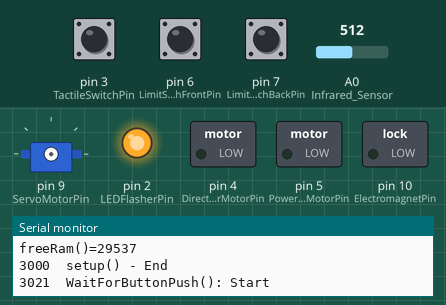
Simulated run of this sketch. Board: Arduino Uno, built with avr-gcc and run on an emulated ATmega328P. On the bench: servo, switched loads named in the sketch (green lamp = pin HIGH), output pins drawn as LEDs (lit = HIGH), the last lines printed to the serial monitor. The inputs (shaded band) are chosen by the test bench; at power-on: pin 3 (TactileSwitchPin) HIGH, pin 6 (LimitSwitchFrontPin) LOW, pin 7 (LimitSwitchBackPin) LOW, A0 (Infrared_Sensor) = 512.

Above: at 4.2 s.
4.3 s: pin 3 (TactileSwitchPin) pulled LOW for 0.15 s
At 7.0 s:
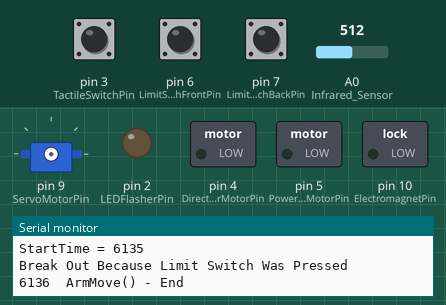
7.4 s: pin 6 (LimitSwitchFrontPin) pulled HIGH for 3.2 s
At 9.5 s:
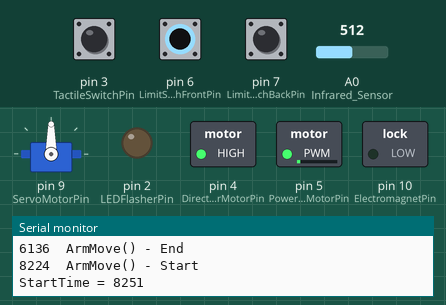
At 28.8 s:
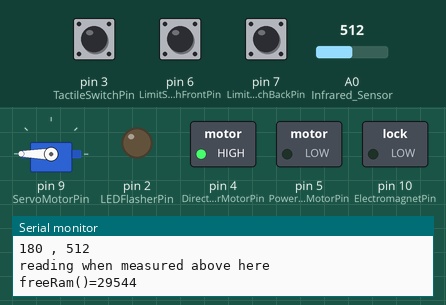
Timing chart, 0 to 29.0 s (numbered marks = the images above; inputs shaded):
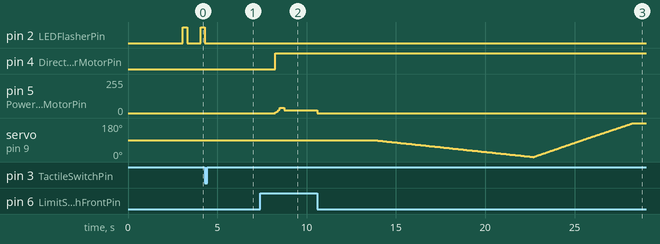

Measured:
- after the input at 4.3 s, pin 2 (LEDFlasherPin): goes on until 4.3 s, then stays LOW
- after the input at 7.4 s, pin 5 (PowerGearMotorPin): 0/255 → 40/255 after 0.85 s, → 20/255 0.50 s later, → 0/255 1.9 s later

The sketch:

RobotCodeNovember302013Copy11.ino
```cpp
//Written by Kenton Smith
//Last Updated 12/1/2013

//Include Arduino Servo Library

#include <Servo.h>;
#include "Arduino.h";

Servo KentonServo;

//Label Each Digital to Something Pertaining to its Function
//And Set it Equal to a Pin Number on the Arduino

const int LEDFlasherPin = 2;
const int TactileSwitchPin = 3;
const int PowerGearMotorPin = 5;
const int DirectionGearMotorPin = 4; //Ground is Backwards rotation (towards the circuit; Positive is forwards rotation (away from circuit)
const int LimitSwitchFrontPin = 6;
const int LimitSwitchBackPin = 7;
const int ElectromagnetPin = 10;
const int ServoMotorPin = 9;

const unsigned long MaxMotorTimeOn = 2500;
boolean DirectionForward = false;

//Infrared Sensor Readings
const int MinServoAngle = 0;
const int MaxServoAngle = 180;
int InfraredVoltageReadings [MaxServoAngle + 1];

// In worst case (average size N = 1), array would be as large as raw data array
int RollingAverageIrReadings [MaxServoAngle + 1];

const int ThresholdIRVoltage = 585; //~~~~~~~~~~~~~~~~~~~~~~~~~~~~~~~~~~~~~~~~~~~~~~~~~~~~~~~~~~~~~~~~~

// assumes: 10 samples, each one degree apart.
const int RollingAverageSampleSize = 5; //Bob's

//const int RollingAverageWidth = 5;

//int RollingAverageSet [(MaxServoAngle/RollingAverageWidth) + 1];   //IS THIS RIGHT?!?!?!?!?

const int InvalidAngle = -1;
const int InvalidPin = -1;
boolean UsbConnectedToPc = true;
boolean startbutton = false;
const int AngleOffset = 23; //used to account for differences in position for electromagnet and infrared scanner.  also here for slight imperfections in algorithm.

int freeRam ()
{
  extern int __heap_start, *__brkval;
  int v;
  return (int) &v - (__brkval == 0 ? (int) &__heap_start : (int) __brkval);
}

// http://playground.arduino.cc/Code/AvailableMemory
void LogFreeMemory(void)
{
    //Serial.print("freeMemory()=");
    //Serial.println(freeMemory());
    Serial.print("freeRam()=");
    Serial.println(freeRam());
    delay(1000);
}

void ArmMove(boolean Forward)
{
  //~~~~~~~~~~~~~~~~~~~~~~~~~~~~~~~~~~~~~~~~~~~~~~~~~~~~~~~~~~~~~~~~~~~~~~
  //Moves Gear Motor to Scan Position
  int LimitSwitchPin = InvalidPin;
  int Acceleration = 0;
  const unsigned long RampUpTime = 250;
  const unsigned long MaxPowerTime = 250;
  String msg;

  //Serial.println(F("ArmMove() - Start"));
  DebugPrint("ArmMove() - Start");

  int MaxMotorSpeed = 0; //scale of 0-255 analogWrite(255) is 100%
  int SteadyMotorSpeed = 0;

  if (Forward == true)
  {
    digitalWrite(DirectionGearMotorPin, HIGH); //Will rotate forward
    LimitSwitchPin = LimitSwitchFrontPin;
    Acceleration = 5;
    MaxMotorSpeed = 40;
    SteadyMotorSpeed = 20;
  }
  else
  {
    digitalWrite(DirectionGearMotorPin, LOW); //Will rotate forward
    LimitSwitchPin = LimitSwitchBackPin;
    Acceleration = 15;
    MaxMotorSpeed = 255;
    SteadyMotorSpeed = 175;
  }

  unsigned long StartTime = 0;
  StartTime = millis();

  Serial.print(F("StartTime = "));
  Serial.println(StartTime);

  //Checks if it hits the FrontLimitSwitch or its time on exceeds MaxMotorTimeOn
  int MotorSpeed = 0;
  unsigned long ElapsedTime = 0;
  while(true)
  {
    ElapsedTime = (millis() - StartTime);
    if (ElapsedTime > MaxMotorTimeOn)
    {
     break;
    }
    else
    {
      if (ElapsedTime < RampUpTime)
      {
        MotorSpeed += Acceleration;
//        if (MotorSpeed > MaxMotorSpeed)
//        {
//          MotorSpeed = MaxMotorSpeed;
//        }
        // sanity check
        MotorSpeed = constrain(MotorSpeed, 0, MaxMotorSpeed);
      }
      else
      {
        if (ElapsedTime < (MaxPowerTime + RampUpTime))
        {
          MotorSpeed = MaxMotorSpeed;
        }
        else
        {
          MotorSpeed = SteadyMotorSpeed;
        }
      }
    }
//    msg = "MotorSpeed = ";
//    msg += MotorSpeed;

    analogWrite(PowerGearMotorPin, MotorSpeed);

    if (digitalRead(LimitSwitchPin) == LOW)
    {
      Serial.println(F("Break Out Because Limit Switch Was Pressed"));
      break;
    }
    if ((millis() - StartTime) > MaxMotorTimeOn)
    {
      //Serial.println(F("Break Out Because Of Timeout")) ;
      DebugPrint("Break Out Because Of Timeout") ;
      break;
    }
    delay(50);
  } //End While Loop

  // Arm off
  analogWrite(PowerGearMotorPin, 0);

  //Serial.println(F("ArmMove() - End"));
  DebugPrint("ArmMove() - End");
}

void ClearInfraredScanData(void)
{
  for (int i = MinServoAngle; i <= MaxServoAngle; i++)
  {
    InfraredVoltageReadings[i] = 0;
  }
}

void ClearRollingAverageIrReadings(void)
{
  for (int i = MinServoAngle; i <= MaxServoAngle; i++)
  {
    RollingAverageIrReadings[i] = 0;
  }
}

//void LogInfraredScanData(void)
//{
//  String msg;
//  //DebugPrint("LogInfraredScanData() - Start");
//  for (int i = MinServoAngle; i < MaxServoAngle; i++)
//  {
//    msg = ""; // separate from leading milliseconds time
//    msg += i;
//    msg += " , ";
//    msg += InfraredVoltageReadings[i];
//    //DebugPrint(msg);
//    Serial.println(msg);
//    delay(500);
//  }
//}

void LogRollingAverageIrData(void)
{
  String msg;
  for (int i = MinServoAngle; i < MaxServoAngle; i++)
  {
    msg = "";  // separate from leading milliseconds time
    msg += i;
    msg += " , ";
    msg += RollingAverageIrReadings[i];
    Serial.println(msg);
    delay(500);
  }
}

void InfraredScan()          /////////////////////////////~~~~~~~~~~~~~~~~~~~~~~~~~~~~
{
  MoveServoSmoothly(MinServoAngle, 1);
  KentonServo.attach(ServoMotorPin);

  ClearInfraredScanData();
  for (int i = MinServoAngle; i < MaxServoAngle  + 1 ; i++)
  {
    KentonServo.write(i);
    InfraredVoltageReadings[i] = analogRead(A0);
    Serial.print(i);
    Serial.print(F(" , "));
    Serial.println(InfraredVoltageReadings[i]);
    Serial.flush();
    // this delay might not be needed
    delay(20); //takes 20 ms x 180 = 3.6 seconds to scan
  }

  KentonServo.detach();
  Serial.println(F("reading when measured above here"));
//  String msg;
//  for (int i = MinServoAngle ; i < MaxServoAngle; i++)
//  {
//    msg = "";  // separate from leading milliseconds time
//    msg += i;
//    msg += " , ";
//    msg += InfraredVoltageReadings[i];
//    Serial.println(msg);
//    delay(20);
//  }
}

int FindObjectLowerEdge()
{
  MoveServoSmoothly(MinServoAngle,2);

  int FoundAngle = InvalidAngle;
  for (int i = MinServoAngle ; i <= MaxServoAngle ; i++)
  {
    if (RollingAverageIrReadings[i] > ThresholdIRVoltage)
    {
      FoundAngle = i;
      break;
    }
  }
  return FoundAngle;
}

int FindObjectUpperEdge()
{
  MoveServoSmoothly(MaxServoAngle,2);
  int FoundAngle = InvalidAngle;
  for (int i = MaxServoAngle ; i >= MinServoAngle ; i--)
  {
    if (RollingAverageIrReadings[i] > ThresholdIRVoltage)
    {
      FoundAngle = i;
      break;
    }
  }
  return FoundAngle;
}

int FindObject()
{
  int FoundAngle = InvalidAngle;
  int LowerEdge = FindObjectLowerEdge();
  int UpperEdge = FindObjectUpperEdge();

  if ((LowerEdge != InvalidAngle) && (UpperEdge != InvalidAngle))
  {
    FoundAngle = (LowerEdge + UpperEdge)/2 ;          //Can tweak because of electromagnet
  }
  return FoundAngle;
}
//void InfraredScanOld()
//{
//  //DebugPrint("x");
//  DebugPrint("InfraredScan() - Start");
//  ClearInfraredScanData();
//  //DebugPrint("Raw data before scan:");
//  //LogInfraredScanData();
//
//  //Infrared Sensor Scan While ServoMotor Swivels
//  int StartingAngle = 0;
//  //int i = 0;
//  //KentonServo.write(StartingAngle);  //Servo to 0 degrees
//
//  // Go to the starting position of the IR sensor scan
//  int AngleMove = StartingAngle;
//  int AngleIncrementPerMove = 2;
//  MoveServoSmoothly(AngleMove, AngleIncrementPerMove);
//
//  for (int i = StartingAngle; i < MaxServoAngle; i++)
//  {
//    KentonServo.write(i);
//    InfraredVoltageReadings[i] = analogRead(A0);
//
//    // this delay might not be needed
//    delay(20); //takes 20 ms x 180 = 3.6 seconds to scan
//  }
  //Prints Raw Data for debug purposes (see if there any glitches or spikes in reading values)
  //for (i=StartingAngle; i < MaxServoAngle; i++)
  //{
//    String msg;
//    msg = i;
//    msg += " ";
//    msg += InfraredVoltageReadings[i];
//    DebugPrint(msg);
  //}

//  DebugPrint("Raw data after scan:");
//  LogInfraredScanData();

//Gets Rolling Average Set
/*void KentonRollingAverageSet()  //~~~~~~~~~~~~~~~~~~~~~~~~~~~~~~~~~~~~~~~~~~~~~
{
  int SumRollingAverage;

  for (int i = MinServoAngle; i < MaxServoAngle; i+= RollingAverageWidth)
  {
    SumRollingAverage = 0;
    for (int j = i; j < RollingAverageWidth ; j++)
    {
      SumRollingAverage += InfraredVoltageReadings[j];
    }

    if (i < RollingAverageWidth)
    {
      RollingAverageSet[i] = SumRollingAverage;
    }
    else
    {
      RollingAverageSet[(i/RollingAverageWidth)] = SumRollingAverage;
    }
  }

}
*/
// KENTON - this stuff was previously in InfraredScan()
//  CalculateRollingAverageIrReadings();
//
//  LogRollingAverageIrData();
//
//  DebugPrint("InfraredScan() - End");
//  //DebugPrint("x");

//int KentonAngleFilter();
//  int Threshold = 0;
//  for (int i = 0; i < (MaxServoAngle/RollingAverageWidth); i++)
//  {
//    if (RollingAverageSet[i] > Threshold)
//   {
//
//   }
//    else
//
//  }

void CalculateRollingAverageIrReadings(void)
{
  Serial.println(F("CalculateRollingAverageIrReadings() - Start"));
  ClearRollingAverageIrReadings();

  // for each rolling average, this is the position that we assign the average
  int Offset = RollingAverageSampleSize / 2;

  int CurrentAngle = MinServoAngle;
  // Logic should work in extreme case (one data point): MinServoAngle = 0, MaxServoAngle = 0, RollingAverageSampleSize = 1
  while ((CurrentAngle + RollingAverageSampleSize - 1) <= MaxServoAngle)
  {
    int Sum = 0;
    for (int i = CurrentAngle; i < (CurrentAngle + RollingAverageSampleSize); i++)
    {
      Sum += InfraredVoltageReadings[i];
    }
    int Average = Sum / RollingAverageSampleSize;

    int IndexRolling = CurrentAngle + Offset;

    // Sanity check
//    if (IndexRolling < MinServoAngle)
//    {
//      IndexRolling = MinServoAngle;
//    }
//    if (IndexRolling > MaxServoAngle)
//    {
//      IndexRolling = MaxServoAngle;
//    }
    IndexRolling = constrain(IndexRolling, MinServoAngle, MaxServoAngle);

    RollingAverageIrReadings[IndexRolling] = Average;


    Serial.print(IndexRolling);
    Serial.print(F(" , "));
    Serial.println(RollingAverageIrReadings[IndexRolling]);
    Serial.flush();

    CurrentAngle += 1;

  } // end while
  //DebugPrint("CalculateRollingAverageIrReadings() - End");
  Serial.println(F("CalculateRollingAverageIrReadings() - End"));

}

//Pickup at correct infrared reading range
//  if
//  {
//
//  }
//~~~~~~~~~~~~~~~~~~~~~~~~~~~~~~~~~~~~~~~~~~~~~~~~~~~~~~~~~~~~~~~~


void DebugPrint(String msg)
{
    if (UsbConnectedToPc == true)
    {
      String msg2;
      long timeSinceStartup;
      timeSinceStartup = millis();
      msg2 += timeSinceStartup;
      msg2 += "  ";
      msg2 += msg;
      //Serial.println(msg);
      Serial.println(msg2);

      // experiment 12-1-2013
      Serial.flush();
    }
}

void WaitForButtonPush()
{
    DebugPrint("WaitForButtonPush(): Start");
    startbutton=false;


//-------------Watchdog code
  while (! startbutton) {        // stay in this loop until button pressed
    digitalWrite(LEDFlasherPin,HIGH); // LED on
    for(int i=0;i<10;i++) {
      delay(25);                 // wait a bit
      if (digitalRead(TactileSwitchPin) == LOW)  // check button
        startbutton=true;        // button is pressed
    }
    digitalWrite(LEDFlasherPin,LOW);  // LED off
    for(int i=0;i<30;i++) {
      delay(25);
      if (digitalRead(TactileSwitchPin) == LOW)
        startbutton=true;
    }
  } // end of while loop

  DebugPrint("WaitForButtonPush(): Le Button was pushed");
}

void HomeArm(void)
{
  delay(2000);
  //DebugPrint("HomeArm() - Arm is Moving Backward");
  ArmMove(false);
  delay(2000);
}

void RobotCode()
{
  //DebugPrint("Arm is Moving Forward");
  ArmMove(true);
  delay(2000);
  //DebugPrint("Arm is Moving Backward");
  ArmMove(false);
  delay(2000);
}

void LogServoReadAngle(void)
{
  String msg;
  int ReadAngle = 0;
  ReadAngle = KentonServo.read();
  msg = "Servo ReadAngle = ";
  msg += ReadAngle;
  DebugPrint(msg);
}

void HomeServo(void)
{
  //DebugPrint("HomeServo() - Start");
  int Angle = 90;
  int AngleIncrement = 2;
  MoveServoSmoothly(Angle, AngleIncrement);
  //DebugPrint("HomeServo() - End");
}

// Move servo smoothly to angle
void MoveServoSmoothly(int angle, int angleIncrement)
{
  KentonServo.attach(ServoMotorPin);
  String msg;
  //DebugPrint("MoveServo() - Start");
  if ((angle < 0) || (angle > 180))
  {
    angle = 90;
  }
  if ((angleIncrement < 0) || (angleIncrement > 30))
  {
    angleIncrement = 2;

  }

  const unsigned long LoopDelayMilliSec = 100;

//  msg = "angle = ";
//  msg += angle;
//  msg += ", angleIncrement = ";
//  msg += angleIncrement;
//  DebugPrint(msg);
  int CurrentAngle = 0;
  CurrentAngle = KentonServo.read();
  //DebugPrint("Initial angle:");
  //LogServoReadAngle();

  int sign = 1;
  if (angle < CurrentAngle)
  {
    sign = -1;
  }

  while (true)
  {
    KentonServo.write(CurrentAngle);

    if (CurrentAngle == angle)
    {
      // reached final position
      break;
    }

    if (sign > 0)
    {
      CurrentAngle += angleIncrement;
      if (CurrentAngle > angle)
      {
        // Will end at next loop iteration
        CurrentAngle = angle;
      }
    }
    else
    {
      CurrentAngle -= angleIncrement;
      if (CurrentAngle < angle)
      {
        // Will end at next loop iteration
        CurrentAngle = angle;
      }
    }

    delay(LoopDelayMilliSec);
  } // end while

  //DebugPrint("Final angle:");
  //LogServoReadAngle();
  //DebugPrint("MoveServo() - End");
  KentonServo.detach();
}

void UnitTestArm1(void)
{
  Serial.println(F("UnitTestArm1() - Start"));
  WaitForButtonPush();
  //Serial.println(F("HomeArm"));
  //HomeArm();
  LogFreeMemory();
  delay(5000);
  Serial.println(F("Arm Backward"));
  ArmMove(false);
  delay(5000);
  Serial.println(F("Arm Forward"));
  ArmMove(true);
  delay(5000);
  Serial.println(F("Arm Backward"));
  ArmMove(false);
  delay(5000);
  Serial.println(F("Arm Forward"));
  ArmMove(true);
  delay(5000);
  LogFreeMemory();
  Serial.println(F("UnitTestArm1() - End"));
}

void UnitTestServo1(void)
{
  Serial.println(F("UnitTestServo1() - Start"));
  WaitForButtonPush();
  LogFreeMemory();
  MoveServoSmoothly(90,2);
  delay(1000);
  MoveServoSmoothly(30,2);
  delay(1000);
  MoveServoSmoothly(120,2);
  delay(1000);
  HomeServo();
  LogFreeMemory();
  Serial.println(F("UnitTestServo1() - End"));

}

void Electromagnet(void)
{
  Serial.println(F("Electromagnet() - Start - magnet ON in 5 seconds ..."));
  delay(5000); //gives time for paper clip to be positioned
  digitalWrite(ElectromagnetPin, HIGH);
  delay(2000); //gives time for paper clip to be attracted
  ArmMove(false);
  delay(1000); //waits for any bounce in the arm to subside so that
  digitalWrite(ElectromagnetPin, LOW);
  delay(2000); // time to drop, else booger shake required.
  Serial.println(F("Electromagnet() - End - magnet OFF"));
}

void setup()
{
  Serial.begin(9600);
  delay(1000);
  //DebugPrint("setup() - Start");

  //Assign Digital Pins

  pinMode(LEDFlasherPin, OUTPUT); //Pin 2
  pinMode(TactileSwitchPin, INPUT); //Pin 3
  pinMode(PowerGearMotorPin, OUTPUT); //Pin 4
  pinMode(DirectionGearMotorPin, OUTPUT); //Pin 5
  pinMode(LimitSwitchFrontPin, INPUT); //Pin 6
  pinMode(LimitSwitchBackPin, INPUT); //Pin 7
  pinMode(ElectromagnetPin, OUTPUT);  //Pin 8
  pinMode(ServoMotorPin, OUTPUT);  //Pin 9

  // Assign Analog Pin for Infrared Sensor
  pinMode(A0, INPUT); // Infrared Sensor

  //HomeArm();

  //Set up Servo Motor
  //DebugPrint("KentonServo.attach(ServoMotorPin); - Does this attach command force a move also?");
  //KentonServo.attach(ServoMotorPin);
  delay(1000);
  //KentonServo.write(90); //Sets the servo's position mid-way through its range (0-180 degrees)
  //HomeServo();

  LogFreeMemory();

  DebugPrint("setup() - End");
}

void loop()
{
//  UnitTestArm1();
//  return; // debug exit early
//  UnitTestServo1();
//  return;

//  WaitForButtonPush();
//  Electromagnet();
//  return;


  WaitForButtonPush();
  LogFreeMemory();
  //HomeArm();
  ArmMove(false);
  delay(2000);
  HomeServo();
  ArmMove(true);
  delay(2000);
  LogFreeMemory();
  InfraredScan();
  LogFreeMemory();
  CalculateRollingAverageIrReadings();
  int FoundAngle = FindObject();

  if (FoundAngle != InvalidAngle)
  {
    MoveServoSmoothly((FoundAngle - AngleOffset), 2);  //Can change speed
    Serial.print(F("Found Object At Angle = "));
    Serial.println(FoundAngle);
  }
  else
  {
    Serial.println(F("Could Not Find Object"));
  }
  delay(5000);

  Electromagnet();


//  pinMode(8, HIGH);
//  delay(1000000000000000);   ELECTROMAGNET FUNCTION YO  //~~~~~~~~~~~~~~~~~~~~~~~~~~~~
//  ArmMove(false);
  return;

//  delay(1000);
//  MoveServoSmoothly(0, 2);
//  delay(1000);
//  KentonInfraredScan();
//  delay(1000);
//  //KentonRollingAverageSet();
//  delay(2000);
//  DebugPrint("arm backward");
//  ArmMove(false);
//


//  String msg;
//  WaitForButtonPush();
//  DebugPrint("loop() - start");
//  delay(2000);
//  int ReadDegrees;
//  ReadDegrees = KentonServo.read();
//  msg = "ReadDegrees = ";
//  msg += ReadDegrees;
//  DebugPrint(msg);
//  for (int i = 30; i < 150 ; i++)
//  {
//    KentonServo.write(i);
//    delay(100);
//  }


//  if (false)
//  {
//    // Should already be here, some code during initialization set to 180
//    int AngleIncrementPerMove = 0;
//    AngleIncrementPerMove = 3; // faster;
//    MoveServoSmoothly(90, AngleIncrementPerMove);
//    delay(1000);
//
//    MoveServoSmoothly(30, AngleIncrementPerMove);
//    delay(1000);
//    AngleIncrementPerMove = 1; // slower;
//    MoveServoSmoothly(150, 1);
//    delay(1000);
//  }
//
//  InfraredScan();
//
//  //HomeServo();
//
//  DebugPrint("loop() - end");
//  return;

  //delay(200);
  //int InfraredValue = analogRead(0);
  //DebugPrint(InfraredValue);
  /*DebugPrint("Magnet On");
  digitalWrite(ElectromagnetPin, HIGH);
  delay(5000);
  DebugPrint("Magnet Off");
  digitalWrite(ElectromagnetPin, LOW);
  delay(5000);
  return;
  */


//  delay(2000);
//  WaitForButtonPush();
//  RobotCode();

  LogFreeMemory();
}
```
